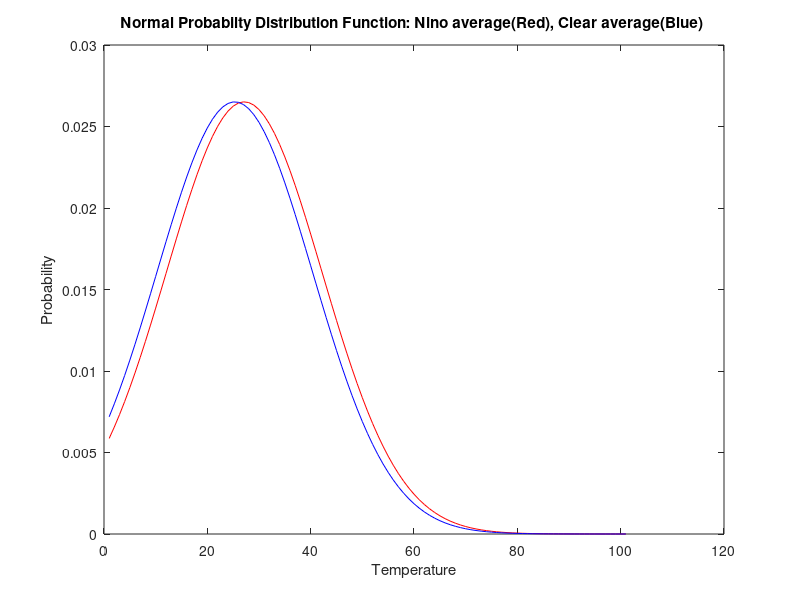

Write the MATLAB code that produced this figure.
clear; clc;

fid = fopen('A3.txt');
% Column header [year temp precip pressue Nino:Y/N]
A = fscanf(fid, '%i %f %f %f %s', [1 inf]);
fclose(fid);

A=A';

% Perform two-sample t test for June temperatures
% Find average temperature values for Nino and Clear years
ind_n = find(A=='Y');
n_t_avg = sum(A(ind_n-3))/size(ind_n,1);

ind_c = find(A=='N');
c_t_avg = sum(A(ind_c-3))/size(ind_c,1);

% Calculate s_nino^2 and s_clear^2
s_n2 = sum((A(ind_n-3)-n_t_avg).^2);
s_c2 = sum((A(ind_c-3)-c_t_avg).^2);

mm=20; nn=20;

t2 = (n_t_avg - c_t_avg)/sqrt(s_n2/(mm*(mm-1))+s_c2/(nn*(nn-1)));

% Draw a gaussian (i.e., normal) distribution with sample mean and t2
% standard deviation
x=[0:100];
pdn = normpdf(x,n_t_avg,t2);
pdc = normpdf(x,c_t_avg,t2);

figure(1);
plot(pdn,'r');
hold on;
plot(pdc,'b');

% yL = get(gca,'YLim');
% line([n_t_avg n_t_avg],yL,'Color','r');
% line([c_t_avg c_t_avg],yL,'Color','g');

xlabel('Temperature');
ylabel('Probability');
title('Normal Probabilty Distribution Function: Nino average(Red), Clear average(Blue) ');

% Find 95% confidence

xt = norminv(0.95,n_t_avg,t2);

fprintf('Minimum difference in mean temperatures (0.95 confidence) is %4.3f degrees\n',abs(c_t_avg-xt));
fprintf('Current difference in mean temperatures is %4.3f degrees\n',abs(c_t_avg-n_t_avg));
